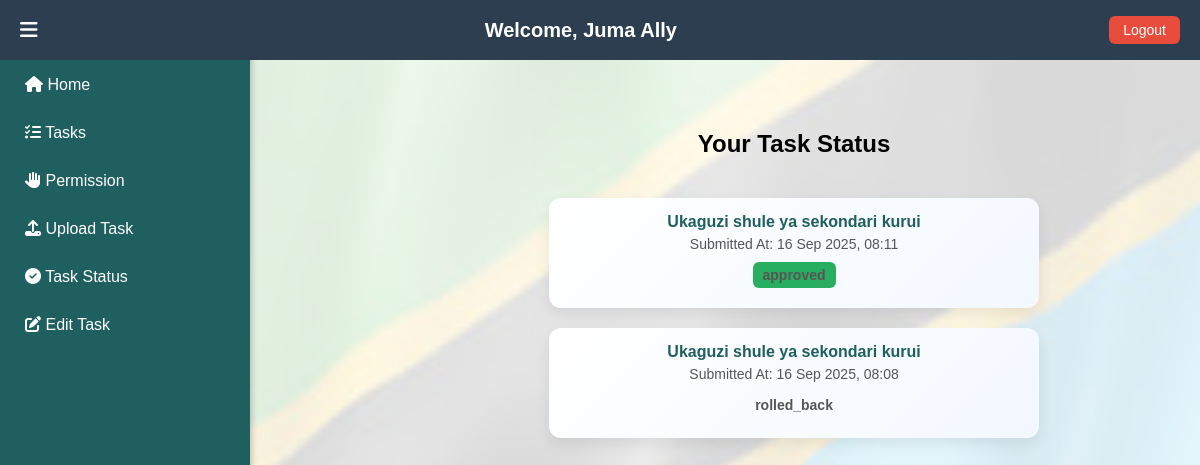
Page /task_status.php (signed in) on the committed database.
### tables this page shows
CREATE TABLE `completed_tasks` (
  `id` int(11) NOT NULL AUTO_INCREMENT,
  `task_id` int(11) NOT NULL,
  `employee_id` int(11) NOT NULL,
  `recipient_role` enum('W1','W2') NOT NULL,
  `file_path` varchar(255) NOT NULL,
  `status` enum('pending','approved','rolled_back') DEFAULT 'pending',
  `submitted_at` timestamp NOT NULL DEFAULT current_timestamp(),
  `reviewed_at` timestamp NULL DEFAULT NULL,
  `reviewed_by` int(11) DEFAULT NULL,
  `comment` text DEFAULT NULL,
  `is_read` tinyint(1) DEFAULT 0,
  PRIMARY KEY (`id`),
  KEY `task_id` (`task_id`),
  KEY `employee_id` (`employee_id`),
  CONSTRAINT `completed_tasks_ibfk_1` FOREIGN KEY (`task_id`) REFERENCES `tasks` (`id`),
  CONSTRAINT `completed_tasks_ibfk_2` FOREIGN KEY (`employee_id`) REFERENCES `users` (`id`)
);

CREATE TABLE `tasks` (
  `id` int(11) NOT NULL AUTO_INCREMENT,
  `title` varchar(255) NOT NULL,
  `description` text DEFAULT NULL,
  `file_path` varchar(255) DEFAULT NULL,
  `assigned_to` int(11) NOT NULL,
  `uploaded_by` int(11) NOT NULL,
  `created_at` timestamp NOT NULL DEFAULT current_timestamp(),
  `deadline` datetime NOT NULL DEFAULT current_timestamp(),
  `school_id` int(11) DEFAULT NULL,
  PRIMARY KEY (`id`),
  KEY `assigned_to` (`assigned_to`),
  KEY `uploaded_by` (`uploaded_by`),
  KEY `school_id` (`school_id`),
  CONSTRAINT `tasks_ibfk_1` FOREIGN KEY (`assigned_to`) REFERENCES `users` (`id`),
  CONSTRAINT `tasks_ibfk_2` FOREIGN KEY (`uploaded_by`) REFERENCES `users` (`id`),
  CONSTRAINT `tasks_ibfk_3` FOREIGN KEY (`school_id`) REFERENCES `schools` (`id`) ON DELETE SET NULL
);

### task_status.php (the view, shortened to what this page needs)
<?php
require 'db.php';
$user_id = $_SESSION['user_id'];
$username = $_SESSION['username'];
$stmt = $conn->prepare("
    SELECT t.title, ct.status, ct.submitted_at, ct.file_path
    FROM completed_tasks ct
    JOIN tasks t ON ct.task_id = t.id
    WHERE ct.employee_id = ?
    ORDER BY ct.submitted_at DESC
");
$stmt->bind_param("i", $user_id);
$stmt->execute();
$result = $stmt->get_result();
$submitted_tasks = $result->fetch_all(MYSQLI_ASSOC);
?>
<!DOCTYPE html>
<html lang="en">
<head>
<link rel="stylesheet" href="https://cdnjs.cloudflare.com/ajax/libs/font-awesome/6.5.0/css/all.min.css">
</head>
<body>
<div class="sidebar" id="sidebar">
    <h2>Employee Panel</h2>
   <a href="employee_dashboard.php"><i class="fas fa-home"></i> Home</a>
    <a href="view_tasks.php"><i class="fas fa-tasks"></i> Tasks</a>
    <a href="ask_permission.php"><i class="fas fa-hand-paper"></i> Permission</a>
     <a href="upload_task.php"><i class="fas fa-upload"></i> Upload Task</a>
    <a href="task_status.php"><i class="fas fa-check-circle"></i> Task Status</a>
    <a href="edit_task.php"><i class="fas fa-edit"></i> Edit Task</a>
</div>
<div class="header">
    <span class="menu-toggle" id="menuToggle"><i class="fas fa-bars"></i></span>
    <h1 class="header-title">Welcome, <?php echo htmlspecialchars($username); ?></h1>
    <a href="logout.php" class="logout-btn">Logout</a>
</div>
<div class="main" id="mainContent">
    <div class="container">
        <h2>Your Task Status</h2>
        <?php if (count($submitted_tasks) === 0): ?>
            <p>No tasks submitted yet.</p>
        <?php else: ?>
            <?php foreach ($submitted_tasks as $task): ?>
    <div class="task-card">
        <h3><?= htmlspecialchars($task['title']) ?></h3>
        <p>Submitted At: <?= date("d M Y, H:i", strtotime($task['submitted_at'])) ?></p>
        <?php
            $status_class = '';
            $status_text = htmlspecialchars($task['status']);
            if(strtolower($task['status']) === 'pending') $status_class = 'pending';
            elseif(strtolower($task['status']) === 'approved') $status_class = 'approved';
            elseif(strtolower($task['status']) === 'rolledback') $status_class = 'rolledback';
        ?>
        <p class="status <?= $status_class ?>"><?= $status_text ?></p>
    </div>
<?php endforeach; ?>
        <?php endif; ?>
    </div>
</div>
</body>
</html>

### task_status.php (style rules this page uses)
body { margin: 0; font-family: Arial, sans-serif; min-height: 100vh; display: flex; background-image: url('images/Tanzania.jpg'); background-size: cover; background-position: center; background-repeat: no-repeat; position: relative; }
body::before { content: ""; position: absolute; inset: 0; background: rgba(255,255,255,0.85); z-index: -1; }
body::after { content: ""; position: absolute; top: 50%; left: 50%; width: 120px; height: 120px; background-image: url('images/emblem.png'); background-size: contain; background-repeat: no-repeat; opacity: 0.2; transform: translate(-50%, -50%); z-index: -1; }
.sidebar { width: 220px; background: #1F5F60; color: white; display: flex; flex-direction: column; padding: 20px 15px; box-shadow: 2px 0 6px rgba(0,0,0,0.2); transition: transform 0.3s ease; position: fixed; top: 0; left: 0; height: 100%; z-index: 900; }
.sidebar h2 { margin: 0 0 20px; font-size: 18px; }
.sidebar a { color: white; text-decoration: none; padding: 10px; margin: 5px 0; border-radius: 6px; display: block; transition: background 0.3s ease; }
.header { position: fixed; top: 0; left: 0; width: 100%; height: 60px; padding: 10px 20px; background: #2C3E50; color: white; display: flex; align-items: center; z-index: 1000; box-sizing: border-box; }
.menu-toggle { font-size: 20px; cursor: pointer; margin-right: 15px; }
.header-title { flex: 1; text-align: center; font-size: 20px; margin: 0; }
.logout-btn { background: #E74C3C; color: white; padding: 6px 14px; text-decoration: none; border-radius: 6px; font-size: 14px; }
.main { flex: 1; display: flex; flex-direction: column; transition: margin-left 0.3s ease; margin-left: 220px; }
.container { flex: 1; display: flex; flex-direction: column; align-items: center; gap: 20px; padding: 30px; margin-top: 80px; }
h2 { text-align: center; }
.task-card { background: linear-gradient(135deg, #ffffff, #f3f8ff); padding: 15px 20px; border-radius: 12px; box-shadow: 0 6px 15px rgba(0,0,0,0.08); width: 100%; max-width: 450px; text-align: center; }
.task-card h3 { margin: 0; font-size: 16px; color: #1F5F60; }
.task-card p { margin: 5px 0; font-size: 14px; color: #555; }
.status { font-weight: bold; padding: 5px 10px; border-radius: 6px; display: inline-block; color: white; }
.status.approved { background: #27ae60; }

### rows in the picture
completed_tasks: task.title "Ukaguzi shule ya sekondari kurui", submitted_at "16 Sep 2025, 08:11", status "approved"
completed_tasks: task.title "Ukaguzi shule ya sekondari kurui", submitted_at "16 Sep 2025, 08:08", status "rolled_back"

### other values in the picture
$username "Juma Ally"
